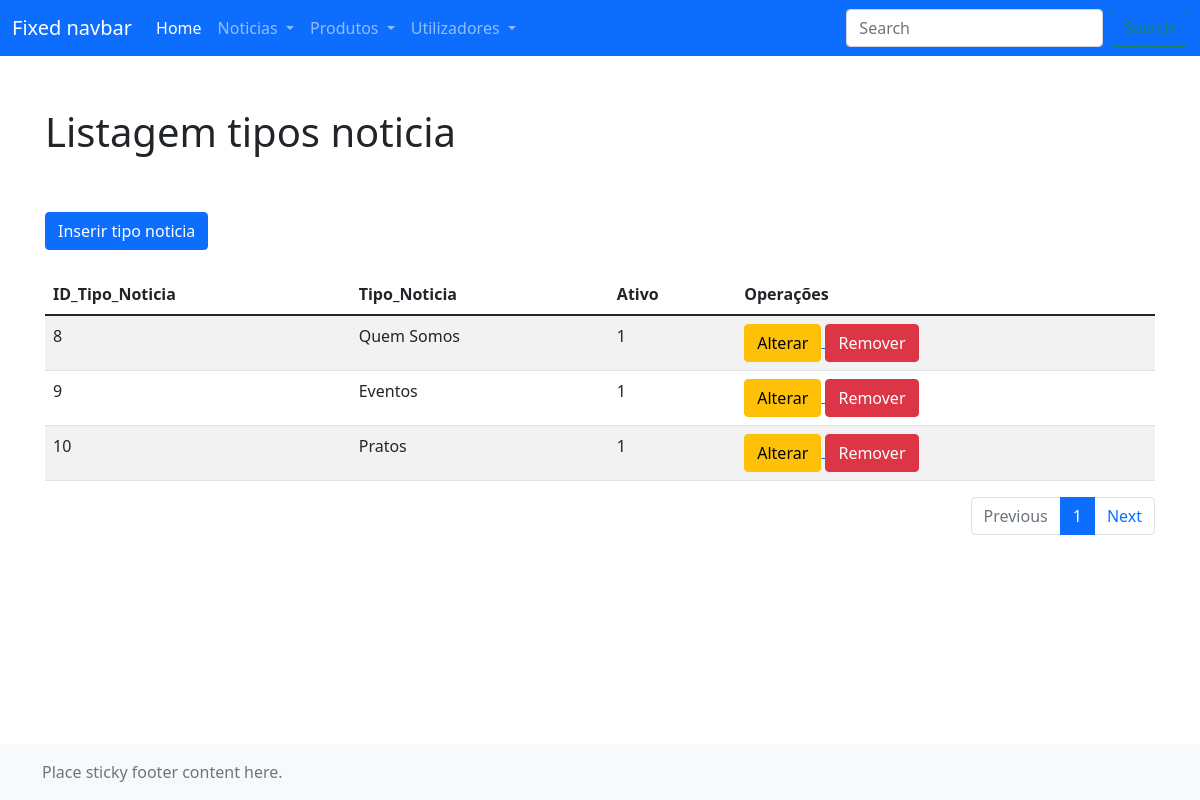
/backoffice/news_types/list_news_type.php, run on the app's committed database.
### tables this page shows
CREATE TABLE `tipo_noticia` (
  `ID_Tipo_Noticia` int(11) NOT NULL,
  `Tipo_Noticia` varchar(75) NOT NULL,
  `Ativo` int(1) NOT NULL
);

### backoffice/utils/conexao.inc.php (called while the page is built, shortened)
<?php
    function conexaoDB(){
        $servername = "localhost";
        $username = "root";
        $password = "";
        $database = "pap";
        try{
            $conn = mysqli_connect($servername, $username, $password, $database);
        }
        catch(mysqli_sql_exception $mensagem) {
            echo nl2br("Erro: Não foi possivel conectar ao MySQL".$mensagem);
            throw $mensagem;
        }
        return $conn;
    }
    function executarSQL($sql_command){
        $conn = conexaoDB();
        $resultado = mysqli_query($conn, $sql_command);
        return $resultado;
    }
?>

### backoffice/news_types/list_news_type.php (the view, shortened to what this page needs)
<!doctype html>
<html lang="en" class="h-100">
  <head>
		<link href="https://cdn.jsdelivr.net/npm/bootstrap@5.1.3/dist/css/bootstrap.min.css" rel="stylesheet">
		<link href="css/sticky-footer-navbar.css" rel="stylesheet">
		<link href="css/backoffice.css" rel="stylesheet">
  </head>
  <body class="d-flex flex-column h-100">
  <?php
    include("../header/header.php");
		include("../utils/conexao.inc.php");
  ?>
    <main class="flex-shrink-0">
      <div class="container">
        <h1 class="mt-5">Listagem tipos noticia</h1>
        <br>
        <a href="./create_news_type.php">
          <button type="button" class="btn btn-primary">Inserir tipo noticia</button>
        </a>
        <br>
        <table class="table table-striped">
          <thead>
            <tr>
              <th scope="col">ID_Tipo_Noticia</th>
              <th scope="col">Tipo_Noticia</th>
              <th scope="col">Ativo</th>
              <th scope="col">Operações</th>
            </tr>
          </thead>
          <tbody>
            <?php
							$n_registos_pagina = 10;
							$pagina_atual = intval(isset($_GET['pagina']) ? $_GET['pagina'] : 1);
							if($pagina_atual == 1){
								$query = "SELECT * FROM tipo_noticia
								LIMIT ".intval($pagina_atual -1).", ".$n_registos_pagina."" ;
							}else{
								$query = "SELECT * FROM tipo_noticia
								LIMIT ".intval(($pagina_atual -1 * $n_registos_pagina).", ".$n_registos_pagina)."";
							}
              if($result = executarSQL($query)){
                while($row = mysqli_fetch_array($result)){
                  echo "<tr>";
                    echo "<td>".$row["ID_Tipo_Noticia"]."</td>";
                    echo "<td>".$row["Tipo_Noticia"]."</td>";
                    echo "<td>".$row["Ativo"]."</td>";
                    echo "<td>
                      <a href='./create_news_type.php?ID=".$row["ID_Tipo_Noticia"]."'>
                        <button type='button' class='btn btn-warning'>Alterar</button>
                      </a>
                      <a href='./news_type_del.php?ID=".$row["ID_Tipo_Noticia"]."'>
                        <button type='button' class='btn btn-danger'>Remover</button>
                      </a>
                    </td>";
                  echo "</tr>";
                }
              }else{
                echo "Erro na consulta a base de dados";
              };
            ?>
          </tbody>
        </table>
        <nav aria-label="Page navigation example">
          <ul class="pagination justify-content-end">
						<li class="page-item disabled"><a class="page-link" href="#" tabindex="-1">Previous</a></li>
							<?php
								$query1 = "SELECT * FROM tipo_noticia";
								$result1 = executarSQL($query1);
								$total_registos = mysqli_num_rows($result1);
								$paginações = intval($total_registos / $n_registos_pagina);
								for($i = 0; $i <= $paginações; $i++){
									if($pagina_atual == $i + 1){
										echo "<li class='page-item active'><a class='page-link' href='list_news_type.php?pagina=".($i + 1)."'>".($i + 1)."</a></li>";
									}else{
										echo "<li class='page-item'><a class='page-link' href='list_news_type.php?pagina=".($i + 1)."'>".($i + 1)."</a></li>";
									}
								}
							?>
						<li class="page-item"><a class="page-link" href="#">Next</a></li>
          </ul>
        </nav>
      </div>
    </main>
    <footer class="footer mt-auto py-3 bg-light">
      <div class="container">
        <span class="text-muted">Place sticky footer content here.</span>
      </div>
    </footer>
  </body>
</html>

### backoffice/css/sticky-footer-navbar.css (style rules this page uses)
main > .container { padding: 60px 15px 0; }

### data on the page
tipo_noticia: ID_Tipo_Noticia "8", Tipo_Noticia "Quem Somos", Ativo "1"
tipo_noticia: ID_Tipo_Noticia "9", Tipo_Noticia "Eventos", Ativo "1"
tipo_noticia: ID_Tipo_Noticia "10", Tipo_Noticia "Pratos", Ativo "1"
